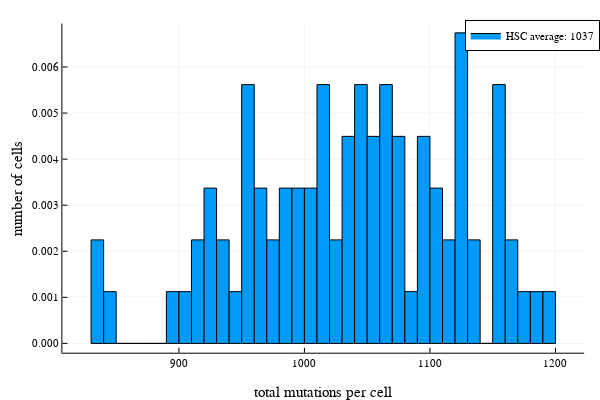
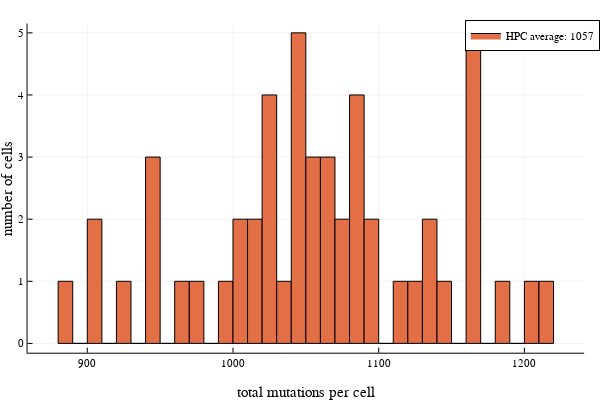
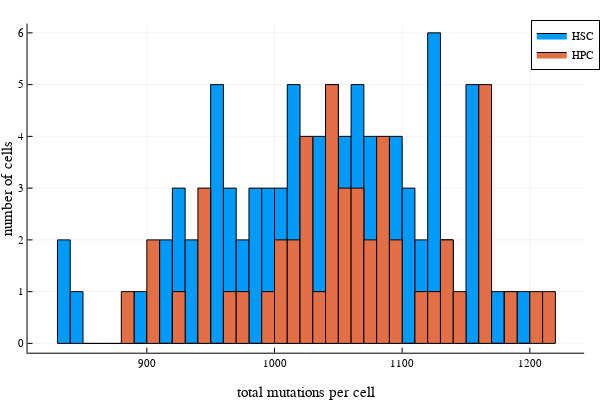

Notebook code cell kept with these figures, in order:
### Code cell
# ===== plot single cell(/colony) mutational burden =====

h1 = histogram(mutBurden_col[HSCMask_col], normalize=true, bins=40, 
    label="HSC average: "*string(Integer(round(mutHSCAv))))
xlabel!("total mutations per cell")
ylabel!("number of cells")
display(h1)

h2 = histogram(mutBurden_col[HPCMask_col], bins=40, 
    label="HPC average: "*string(Integer(round(mutHPCAv))), color=2)
xlabel!("total mutations per cell")
ylabel!("number of cells")
display(h2)

h3 = histogram(mutBurden_col[HSCMask_col], bins=40, label="HSC")
histogram!(mutBurden_col[HPCMask_col], bins=40, label="HPC")
xlabel!("total mutations per cell")
ylabel!("number of cells")
display(h3)
